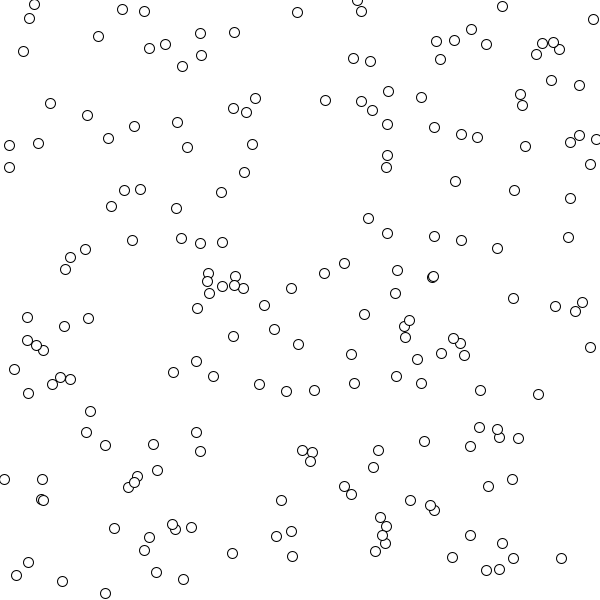
Frame 1 (no input)
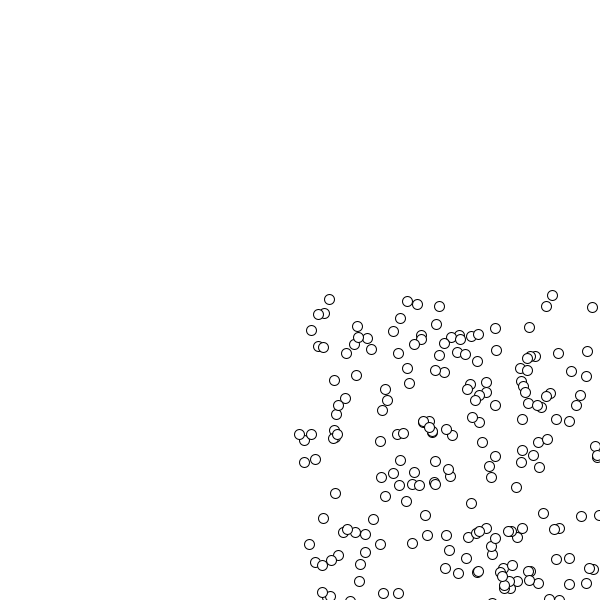
Frame 60 (the mouse pressed at the canvas centre just before this capture)
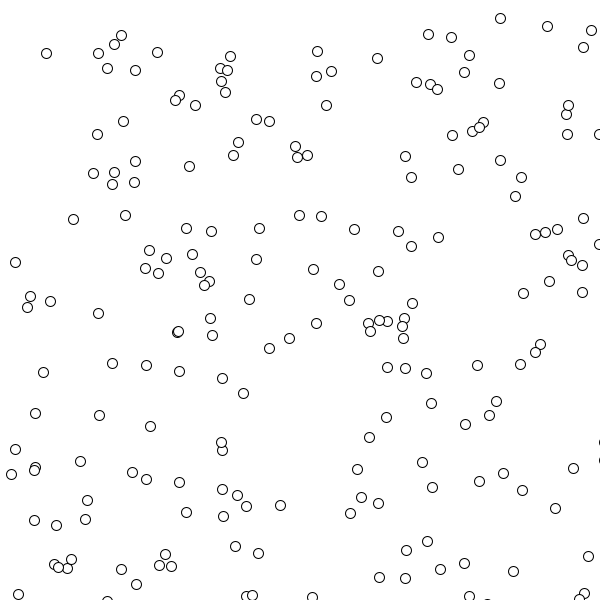
Frame 120 (the mouse held since frame 60 and released just before this capture)

The Processing sketch that drew these frames (run headless with seeded random() and noise(); from frame 60 on, the mouse is pressed at the canvas centre):

// Processing sketch: processing_121601
// ── processing_121601.pde

int numBolas=200;
float x[], y[];
float vx[], vy[];
float radi=5;
 
void setup()
{
  size(600,600);
  x=new float[numBolas];
  y=new float[numBolas];
  vx=new float[numBolas];
  vy=new float[numBolas];
  //inicialitzo totes les variables
  for (int i=0; i<numBolas; i=i+1)
  {
      x[i]=random(width);
      y[i]=random(height);
      vx[i]=5;
      vy[i]=5;
  }
  background(255);
}
 
 
void draw()
{
  background(255);
  for (int i=0; i<numBolas; i=i+1)
  {
    pushMatrix();
    translate(x[i],y[i]);
    ellipse(0,0, 2*radi, 2*radi);
    popMatrix();
    x[i]=x[i]+vx[i];   
    y[i]=y[i]+vy[i];  
    ControlVariables();
  }
}

void ControlVariables()
{
  float aux;
  for (int i=0; i<numBolas; i=i+1)
  {
    if (x[i]>width)
      vx[i]=-5;
    if (x[i]<0)
      vx[i]=5;
    if (y[i]>height)
      vy[i]=-5;
    if (y[i]<0)
      vy[i]=5;
  }
  
  
}
